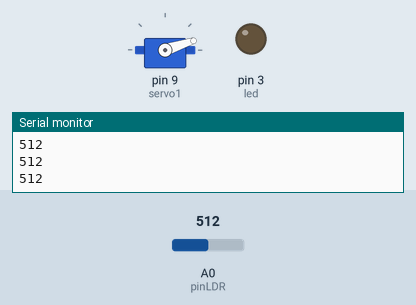
A sketch run on a simulated Arduino Uno, built with avr-gcc and run on an emulated ATmega328P. On the bench: servo, output pins drawn as LEDs (lit = HIGH), the last lines printed to the serial monitor. The test bench sets the inputs (shaded band); at power-on: A0 (pinLDR) = 512.

Above: at 1.2 s.
1.3 s: A0 (pinLDR) set to 462
2.8 s: A0 (pinLDR) set to 431
At 3.7 s:
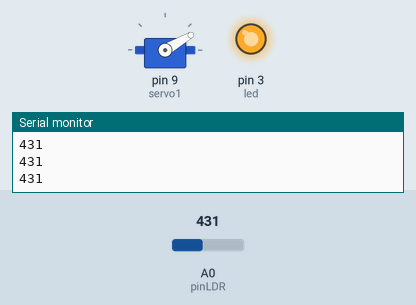
4.3 s: A0 (pinLDR) set to 460
At 5.0 s:
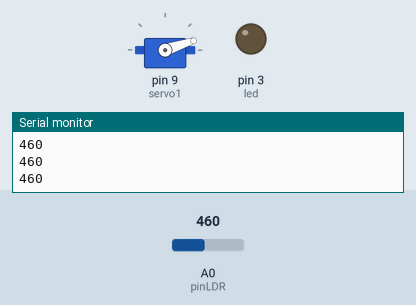
5.8 s: A0 (pinLDR) set to 440
At 7.2 s:
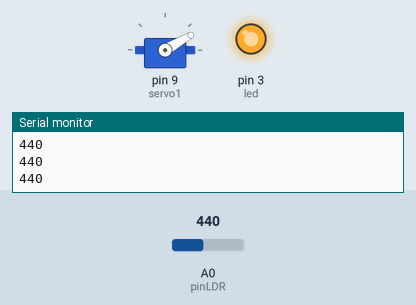
Timing chart, 0 to 8.3 s (numbered marks = the images above; inputs shaded):
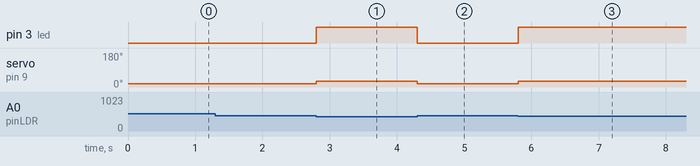

The sketch:

Jogo_dinossauro.ino
```cpp
#define pinLDR A0
#define led 3
#include <Servo.h>
Servo servo1; //cria um novo objeto servo
void setup() {
  //Sensor
   pinMode(3, OUTPUT);
   servo1.attach(9); //conecta o objeto servo1 ao pino 9
   servo1.write(18); //Altere para posicionar o mais perto do botão do teclado
   Serial.begin(9200);
}
void loop() {
  int valorLDR = analogRead(A0);
  if(valorLDR < 450){
    digitalWrite(led, HIGH);
    servo1.write(30); // envia sinal para o servo apertar o botão
    delay(100);
  }
  else{
    digitalWrite(led, LOW);
    servo1.write(18);   //Volta para posição inicial
  }
  Serial.println(valorLDR);
}
```

Measured:
- the behaviour switches between 450 and 449 on A0 (pinLDR) (found by bisection; images 0 and 1)
- after the input at 2.8 s, pin 3 (led): LOW → HIGH at once; servo on pin 9 (servo1): 18° → 30° at once
- after the input at 4.3 s, pin 3 (led): HIGH → LOW at once; servo on pin 9 (servo1): 30° → 18° at once
- after the input at 5.8 s, pin 3 (led): LOW → HIGH at once; servo on pin 9 (servo1): 18° → 30° at once
